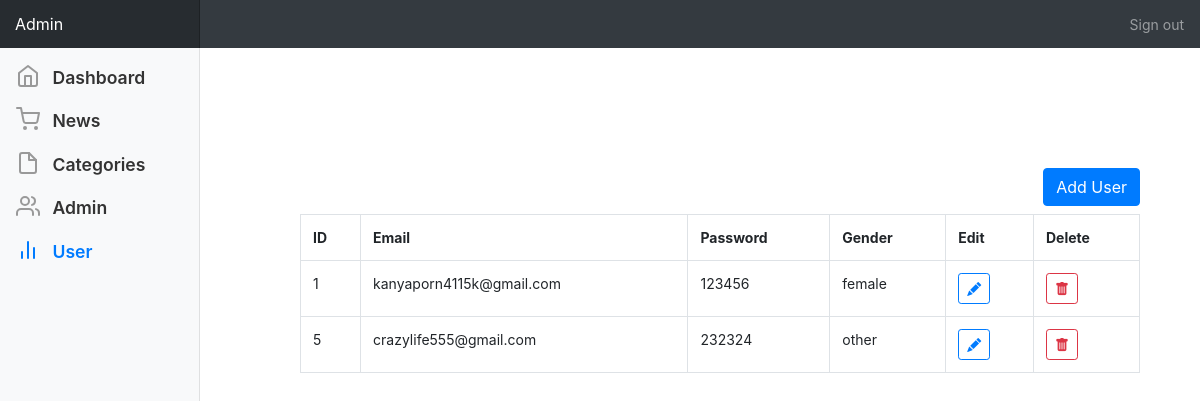
/admin/list_users.php (signed in), run on the app's committed database.
### tables this page shows
CREATE TABLE `form` (
  `id` int(11) NOT NULL,
  `email` varchar(50) NOT NULL,
  `pass` varchar(20) NOT NULL,
  `gender` varchar(20) NOT NULL
);

### admin/list_users.php (the view, shortened to what this page needs)
<?php
include("../include/header.php");
?>
<link href="https://cdn.jsdelivr.net/npm/bootstrap-icons@1.10.5/font/bootstrap-icons.css" rel="stylesheet">
<div style="width: 70%; margin-left:25%; margin-top: 10%;">
  <div class="text-right mb-2">
    <a href="add_users.php" class="btn btn-primary">Add User</a>
  </div>
  <table class="table table-bordered">
    <tr>
      <th>ID</th>
      <th>Email</th>
      <th>Password</th>
      <th>Gender</th>
      <th>Edit</th>
      <th>Delete</th>
    </tr>
    <?php
      $conn = mysqli_connect("localhost", "root", "", "register") or die("Database connection failed" . mysqli_connect_error());
      $query = mysqli_query($conn, "SELECT * FROM form");
      while ($row = mysqli_fetch_array($query)) {
    ?>
    <tr>
      <td><?php echo $row["id"]; ?></td>
      <td><?php echo htmlspecialchars($row["email"]); ?></td>
      <td><?php echo htmlspecialchars($row["pass"]); ?></td>
      <td><?php echo htmlspecialchars($row["gender"]); ?></td>
      <td>
        <a href="edit_user.php?edit=<?php echo $row['id']; ?>" class="btn btn-outline-primary btn-sm">
          <i class="bi bi-pencil-fill"></i>
        </a>
      </td>
      <td>
        <a href="delete_user.php?del=<?php echo $row['id']; ?>" class="btn btn-outline-danger btn-sm" onclick="return confirm('Confirm deletion?')">
          <i class="bi bi-trash-fill"></i>
        </a>
      </td>
    </tr>
    <?php } ?>
  </table>
</div>
<?php
include("../include/footer.php");
?>

### admin/dashboard.css (style rules this page uses)
body { font-size: .875rem; }

### data on the page
form: id "1", email "kanyaporn4115k@gmail.com", pass "123456", gender "female"
form: id "5", email "crazylife555@gmail.com", pass "232324", gender "other"
